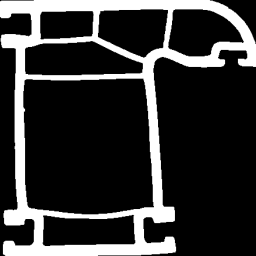
#> input picture r4_superkasa-2.png, 256 x 256 px
$ python hizalama.py
#> lines starting #> are read from the running program, lines starting #| are printed output that depends on the picture
#> further down, im1 is the input picture: shape (256, 256); min 0, max 255, mean 53
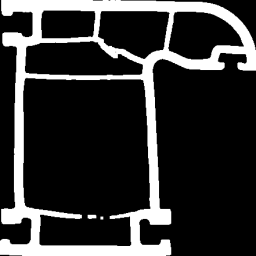
#> input picture v1.png, 256 x 256 px
#> further down, im2 is the input picture: shape (256, 256); min 0, max 255, mean 51.2
import cv2
import numpy as np
from matplotlib import pyplot as plt

def align_images(im1, im2):
    # ORB detektörü kullanılıyor
    orb = cv2.ORB_create()

    # Anahtar noktaları ve tanımlayıcıları bul
    kp1, des1 = orb.detectAndCompute(im1, None)
#> kp1 = 130 keypoints; strongest (x, y, size): (139, 66, 64.3), (173, 220, 31), (219, 57, 31), (152, 206, 31)
    kp2, des2 = orb.detectAndCompute(im2, None)
#> kp2 = 182 keypoints; strongest (x, y, size): (148, 206, 37.2), (79, 216, 37.2), (139, 66, 64.3), (137, 73, 53.6)

    # BF matcher oluştur ve eşleşmeleri hesapla
    bf = cv2.BFMatcher(cv2.NORM_HAMMING, crossCheck=True)
    matches = bf.match(des1, des2)
#> matches = 85 matches

    # Eşleşmeleri mesafeye göre sırala
    matches = sorted(matches, key=lambda x: x.distance)

    # En iyi eşleşmeleri kullanarak homografi matrisi hesapla
    src_pts = np.float32([kp1[m.queryIdx].pt for m in matches]).reshape(-1, 1, 2)
#> src_pts = 85 rows, first 8: [209, 54], [162.4, 57.02], [224, 63], [183.6, 64.8], [163.2, 204], [141, 63], [141, 72], [185.8, 64.8]
    dst_pts = np.float32([kp2[m.trainIdx].pt for m in matches]).reshape(-1, 1, 2)
#> dst_pts = 85 rows, first 8: [209, 57], [162.4, 58.75], [224, 66], [183.6, 67.2], [159.6, 206.4], [141, 64], [141, 73], [184.9, 67.39]
    M, mask = cv2.findHomography(src_pts, dst_pts, cv2.RANSAC, 5.0)
#> M = [[1.02, -0.0363, 0.543], [0.0262, 0.995, -1.75], [5.96e-05, -6.33e-05, 1]]; mask = 85 values, max 1 at index 0, min 0 at index 67, mean 0.941

    # İlk resmi ikinci resme göre hizala
    h, w = im2.shape[:2]
#> h = 256; w = 256
    im1_aligned = cv2.warpPerspective(im1, M, (w, h))
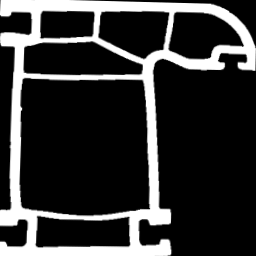
#> im1_aligned: shape (256, 256); min 0, max 255, mean 52.1

    return im1_aligned

# Resimleri yükle
im1 = cv2.imread('r4_superkasa-2.png', 0)  # Gri tonlamalı olarak oku
im2 = cv2.imread('v1.png', 0)

# Resimleri hizala
im1_aligned = align_images(im1, im2)

# Hizalanmış resmi göster
plt.imshow(im1, cmap='gray')
plt.imshow(im1_aligned, cmap='gray')
plt.show()
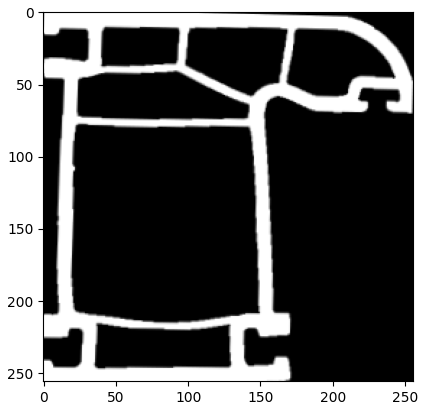
#> figure drawn by matplotlib, 1 panel
